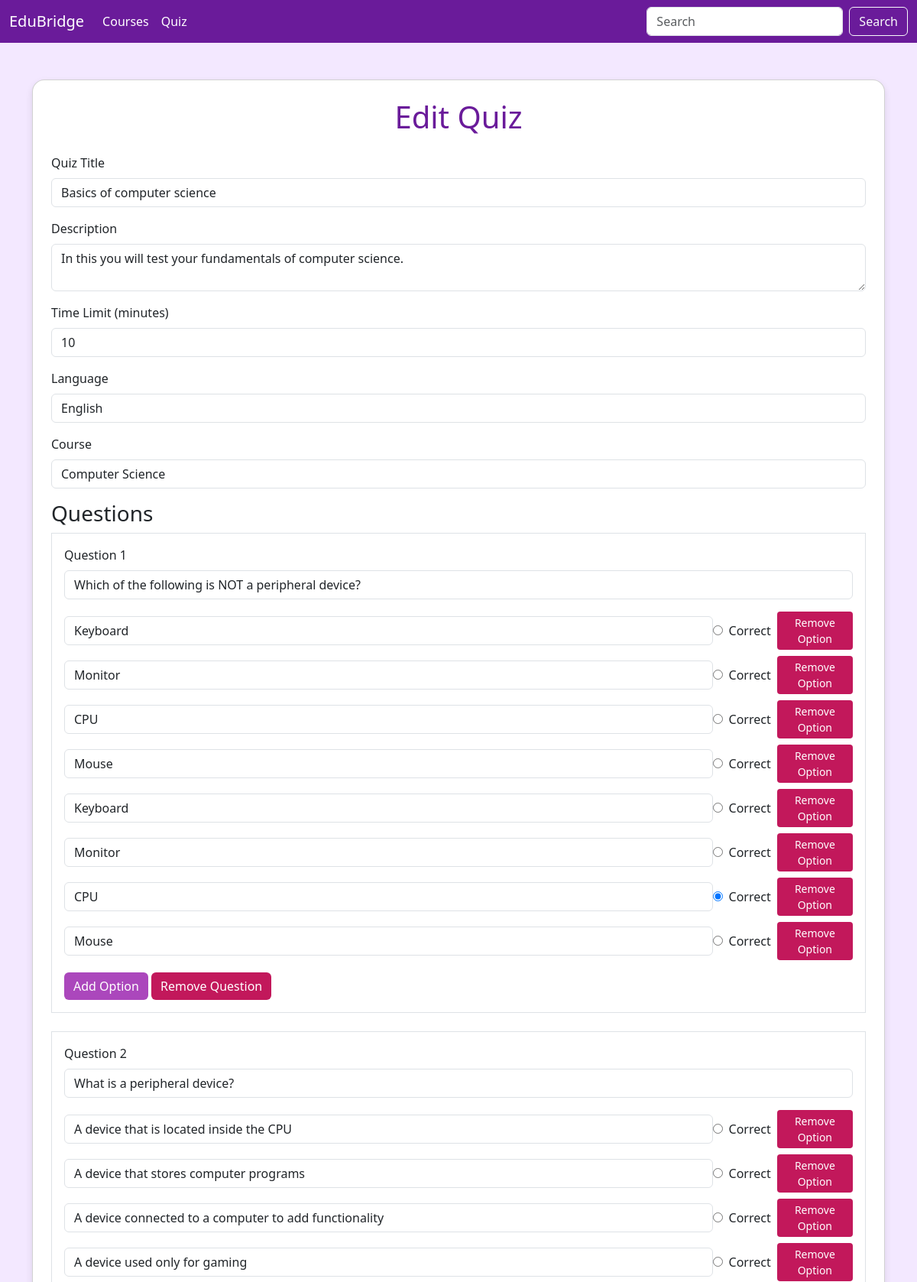
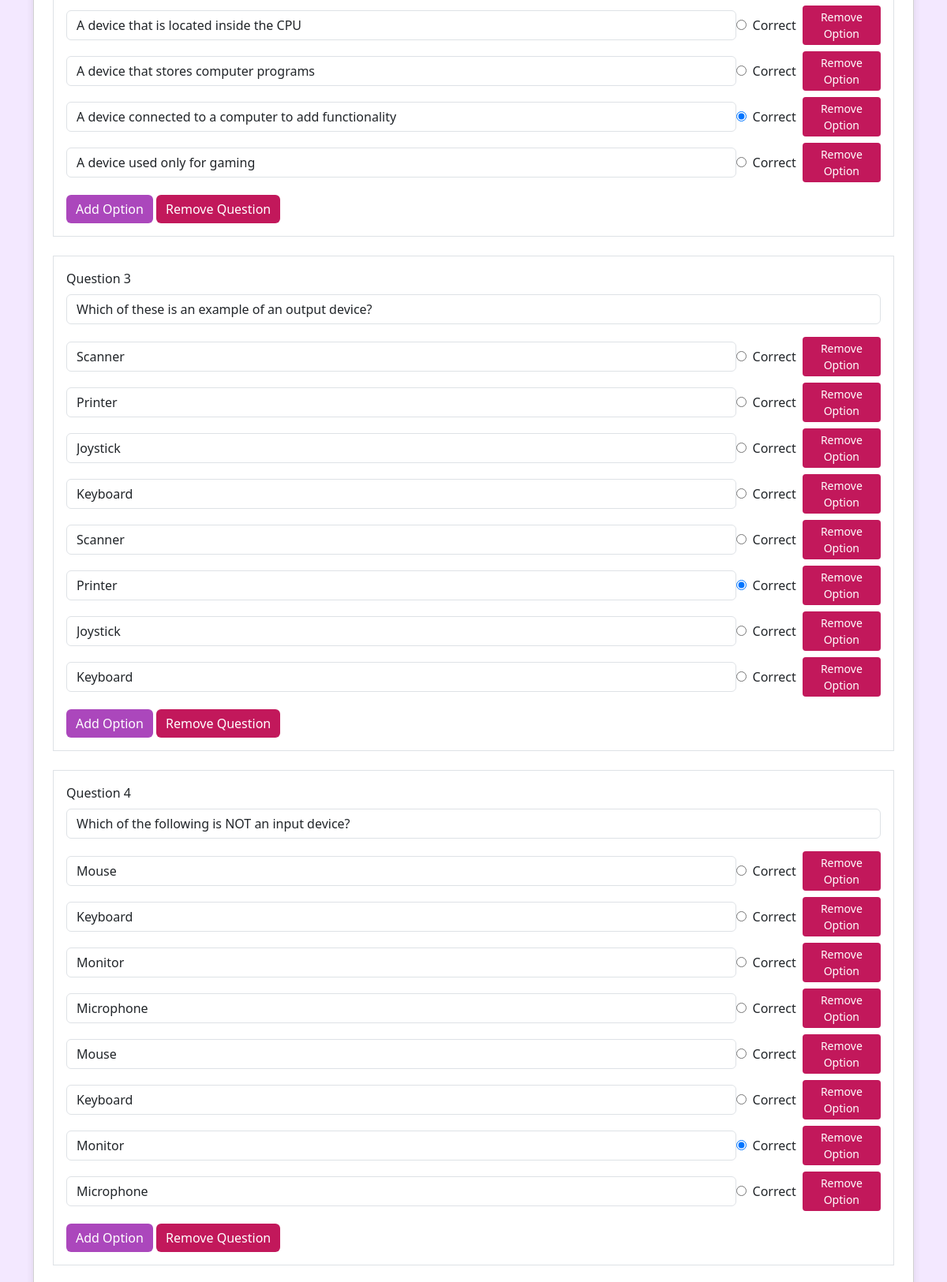
Screenshot of /quiz/1/edit (signed in, upper part) with the database file from the repository (2 pictures, top to bottom).
### models/user.py (models this page shows, shortened)
class Quiz(UserMixin,db.Model):
    id = db.Column(db.Integer, primary_key=True)
    title = db.Column(db.String(150), nullable=False)
    course_id = db.Column(db.Integer, db.ForeignKey('course.id'), nullable=False)
    description = db.Column(db.Text, nullable=False)
    language = db.Column(db.String(80), nullable = False)
    time_limit = db.Column(db.Integer, nullable=True)
    created_by_user_id = db.Column(db.Integer, db.ForeignKey('user.id'), nullable=True)
    created_by_mentor_id = db.Column(db.Integer, db.ForeignKey('mentor.id'), nullable = True)
    created_at = db.Column(db.DateTime, default=datetime.utcnow)
    questions = db.relationship('Question', backref='quiz', lazy='dynamic', cascade='all, delete-orphan')
    attempts = db.relationship('QuizAttempt', back_populates='quiz', lazy='dynamic', cascade='all, delete-orphan')
    answers = db.relationship('Answer', backref='quiz', lazy='dynamic')
    created_by_mentor = db.relationship('Mentor', foreign_keys=[created_by_mentor_id], backref=db.backref('mentor_quizzes', lazy='dynamic', overlaps="quizzes_created_as_mentor"), overlaps="quizzes_created_as_mentor")
    __table_args__ = (
    db.CheckConstraint(
        '(created_by_user_id IS NOT NULL AND created_by_mentor_id IS NULL) OR '
        '(created_by_user_id IS NULL AND created_by_mentor_id IS NOT NULL)',
        name='check_single_creator'
    ),
)

class Course(db.Model):
    id = db.Column(db.Integer, primary_key=True)
    name = db.Column(db.String(100), nullable=False)
    description = db.Column(db.Text, nullable=False)
    category = db.Column(db.String(50), nullable = False)
    language = db.Column(db.String(10), default='en')
    level = db.Column(db.String(50), nullable=False)
    modules = db.relationship('Module', backref='course_modules', lazy='subquery', cascade="all, delete-orphan")
    quizzes = db.relationship('Quiz', backref='course', lazy='dynamic', cascade='all, delete-orphan')
    progress = db.relationship('Progress', back_populates='course', lazy='dynamic')
    notes = db.relationship('Note', backref='course', lazy='dynamic',cascade='all, delete-orphan')
    quiz_attempts = db.relationship("QuizAttempt", backref="quiz_course", lazy="dynamic")
    mentors = db.relationship('Mentor', secondary=mentor_course_association, back_populates='courses')

class Question(db.Model):
    id = db.Column(db.Integer, primary_key=True)
    text = db.Column(db.Text, nullable=False)
    quiz_id = db.Column(db.Integer, db.ForeignKey('quiz.id'), nullable=False)
    options = db.relationship('Option', backref='question', lazy='dynamic', cascade='all, delete-orphan')
    answers = db.relationship('Answer', backref='question', lazy='dynamic')

class Option(db.Model):
    id = db.Column(db.Integer, primary_key=True)
    text = db.Column(db.String(255), nullable=False)
    is_correct = db.Column(db.Boolean, default=False)
    question_id = db.Column(db.Integer, db.ForeignKey('question.id'), nullable=False)
    selected_answers = db.relationship('Answer', backref='selected_option', lazy='dynamic')

### app.py (the view, shortened to what this page needs)
@csrf.exempt
@app.route('/quiz/<int:quiz_id>/edit', methods=['GET', 'POST'])
@login_required
def edit_quiz(quiz_id):
    if current_user.role not in ['admin', 'mentor']:
        flash('Unauthorized access.', 'danger')
        return redirect(url_for('dashboard'))
    quiz = Quiz.query.get_or_404(quiz_id)
    if current_user.role == 'mentor' and quiz.created_by_mentor_id != current_user.id:
        flash('You can only edit quizzes you created.', 'danger')
        return redirect(url_for('dashboard'))
    courses = Course.query.all()
    return render_template('edit_quiz.html', quiz=quiz, courses=courses)

### app.py (called while the page is built)
@login_manager.user_loader
def load_user(user_id):
    user_type = session.get('user_type')  # Get user type from session
    if user_type == 'mentor':
        return db.session.get(Mentor, (user_id))
    elif user_type == 'student':
        return db.session.get(User, int(user_id))
    return None

### templates/edit_quiz.html (shortened to what this page needs)
<!DOCTYPE html>
<html lang="en">
<head>
    <link href="https://cdn.jsdelivr.net/npm/bootstrap@5.3.0/dist/css/bootstrap.min.css" rel="stylesheet">
</head>
<body>
<nav class="navbar navbar-expand-lg">
    <div class="container-fluid">
      <a class="navbar-brand" href="{{ url_for('LandingPage') }}">EduBridge</a>
      <div class="collapse navbar-collapse" id="navbarNav">
        <ul class="navbar-nav me-auto">
          <li class="nav-item"><a class="nav-link" href="{{ url_for('all_course') }}">Courses</a></li>
          <li class="nav-item"><a class="nav-link" href="{{ url_for('quiz_list') }}">Quiz</a></li>
        </ul>
        <form class="d-flex" role="search">
          <input class="form-control me-2" type="search" placeholder="Search">
          <button class="btn btn-outline-light" type="submit">Search</button>
        </form>
      </div>
    </div>
  </nav>
    <div class="container my-5">
        <div class="card p-4">
          <h1 class="text-center mb-4">Edit Quiz</h1>
        <form id="quizForm" action="{{ url_for('edit_quiz', quiz_id=quiz.id) }}" method="POST">
            <div class="mb-3">
                <label for="title" class="form-label">Quiz Title</label>
                <input type="text" class="form-control" id="title" name="title" value="{{ quiz.title }}" required>
            </div>
            <div class="mb-3">
                <label for="description" class="form-label">Description</label>
                <textarea class="form-control" id="description" name="description" required>{{ quiz.description }}</textarea>
            </div>
            <div class="mb-3">
                <label for="time_limit" class="form-label">Time Limit (minutes)</label>
                <input type="number" class="form-control" id="time_limit" name="time_limit" value="{{ quiz.time_limit }}" required>
            </div>
            <div class="mb-3">
                <label for="language" class="form-label">Language</label>
                <select class="form-control" id="language" name="language">
                    <option value="en" {% if quiz.language == 'en' %}selected{% endif %}>English</option>
                </select>
            </div>
            <div class="mb-3">
                <label for="course_id" class="form-label">Course</label>
                <select class="form-control" id="course_id" name="course_id" required>
                    {% for course in courses %}
                        <option value="{{ course.id }}" {% if course.id == quiz.course_id %}selected{% endif %}>{{ course.name }}</option>
                    {% endfor %}
                </select>
            </div>
            <h3>Questions</h3>
            <div id="questions-container">
                {% for question in quiz.questions %}
                    {% set q_index = loop.index0 %}
                    <div class="question-block mb-4 border p-3">
                        <div class="mb-3">
                            <label class="form-label">Question {{ loop.index }}</label>
                            <input type="text" class="form-control question-text" name="question_text[]" value="{{ question.text }}" required>
                        </div>
                        <div class="options-container">
                            {% for option in question.options %}
                                <div class="mb-2 d-flex align-items-center">
                                    <input type="text" class="form-control option-text" name="options[{{ q_index }}][]" value="{{ option.text }}" required>
                                    <input type="radio" name="correct_option[{{ q_index }}]" value="{{ loop.index0 }}" {% if option.is_correct %}checked{% endif %} required>
                                    <label class="ms-2">Correct</label>
                                    <button type="button" class="btn btn-danger btn-sm ms-2 remove-option">Remove Option</button>
                                </div>
                            {% endfor %}
                        </div>
                        <button type="button" class="btn btn-secondary mt-2 add-option">Add Option</button>
                        <button type="button" class="btn btn-danger mt-2 remove-question">Remove Question</button>
                    </div>
                {% endfor %}
            </div>
        </form>
    </div>
</html>

### templates/edit_quiz.html (style rules this page uses)
body { background-color: #f3e8ff; color: #4a0072; }
.navbar { background-color: #6a1b9a; }
.navbar-brand, .nav-link { color: white !important; }
.card { border-radius: 1rem; box-shadow: 0 4px 10px rgba(0, 0, 0, 0.1); background-color: #fff; }
h1 { color: #6a1b9a; }
.btn-secondary { background-color: #ab47bc; border: none; }
.btn-danger { background-color: #c2185b; border: none; }

### rows the page displays
Quiz: title "Basics of computer science", description "In this you will test your fundamentals of computer science.", time_limit "10", language "English", course_id "Computer Science"
Question: text "Which of the following is NOT a peripheral device?"
Option: text "Keyboard"
Option: text "Monitor"
Option: text "CPU"
Option: text "Mouse"
Option: text "Keyboard"
Option: text "Monitor"
Option: text "CPU", is_correct "☑"
Option: text "Mouse"
Question: text "What is a peripheral device?"
Option: text "A device that is located inside the CPU"
Option: text "A device that stores computer programs"
Option: text "A device connected to a computer to add functionality"
Option: text "A device used only for gaming"
Option: text "A device that is located inside the CPU"
Option: text "A device that stores computer programs"
Option: text "A device connected to a computer to add functionality", is_correct "☑"
Option: text "A device used only for gaming"
Question: text "Which of these is an example of an output device?"
Option: text "Scanner"
Option: text "Printer"
Option: text "Joystick"
Option: text "Keyboard"
Option: text "Scanner"
Option: text "Printer", is_correct "☑"
Option: text "Joystick"
Option: text "Keyboard"
Question: text "Which of the following is NOT an input device?"
Option: text "Mouse"
Option: text "Keyboard"
Option: text "Monitor"
Option: text "Microphone"
Option: text "Mouse"
Option: text "Keyboard"
Option: text "Monitor", is_correct "☑"
Option: text "Microphone"
